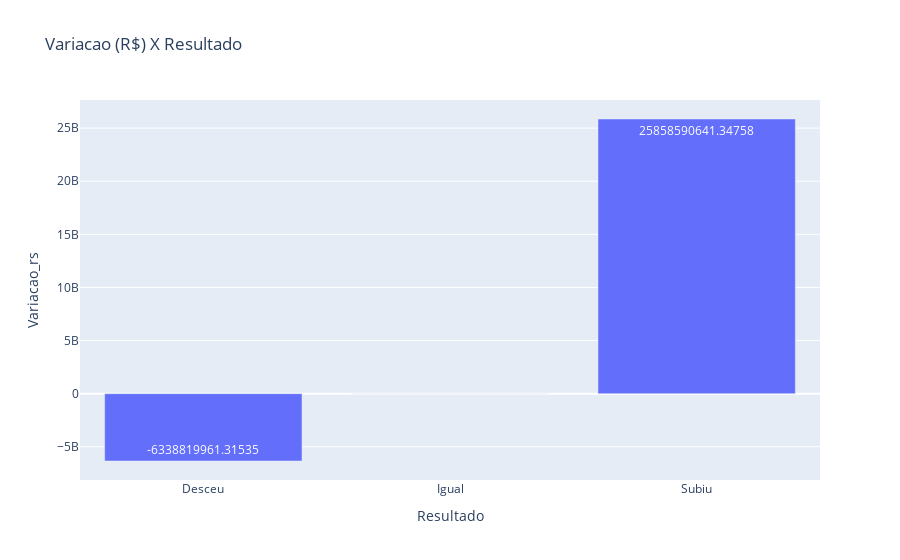

Write notebook code for a chart like this one.
### Markdown cell above
## Criação de Gráficos para os Data Frames desenvolvidos

### Code cell
# fig: figura
# Com o px podemos definir os eixos x e y do gráfico e definir quais valores serão demonstrados (text)
fig = px.bar(df_analise_saldo, x='Resultado', y='Variacao_rs', text='Variacao_rs', title='Variacao (R$) X Resultado')
fig.show() # Para mostrar o gráfico

### Figure 1 — Plotly figure (JSON) as saved in the notebook; plotly's stock layout.template omitted (floating-point values rounded to 4 significant figures)
{"data": [{"alignmentgroup": "True", "hovertemplate": "Resultado=%{x}<br>Variacao_rs=%{text}<extra></extra>", "legendgroup": "", "marker": {"color": "#636efa", "pattern": {"shape": ""}}, "name": "", "offsetgroup": "", "orientation": "v", "showlegend": false, "text": [-6339000000.0, 0, 25860000000.0], "textposition": "auto", "type": "bar", "x": ["Desceu", "Igual", "Subiu"], "xaxis": "x", "y": [-6339000000.0, 0, 25860000000.0], "yaxis": "y"}], "layout": {"barmode": "relative", "legend": {"tracegroupgap": 0}, "title": {"text": "Variacao (R$) X Resultado"}, "xaxis": {"anchor": "y", "domain": [0, 1], "title": {"text": "Resultado"}}, "yaxis": {"anchor": "x", "domain": [0, 1], "title": {"text": "Variacao_rs"}}}}
